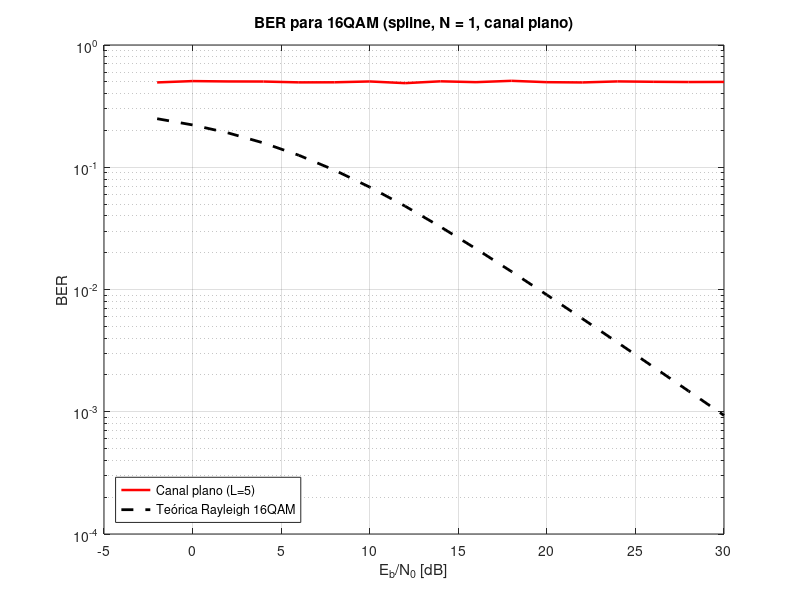
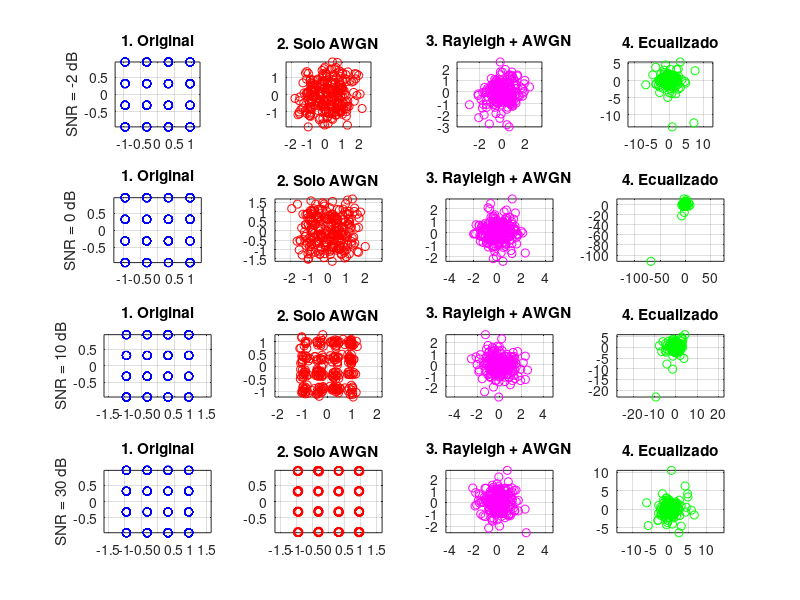

Source code (MATLAB) for these figures, in order: (Note: this script raises an error after producing the figures.)
clc; clear all; close all;

% Distancias entre pilotos a evaluar
N_vals = [1, 4, 9, 19];

for iN = 1:length(N_vals)
    N = N_vals(iN);
    fprintf('\n--- Simulación con piloto cada %d símbolos (N = %d) ---\n', N, N);

    % Parámetros fijos
    num_bits = 1e3;
    k = 4;  % 16-QAM usa 4 bits por símbolo
    num_symbols = num_bits / k;
    EbN0_dB = -2:2:30;
    num_runs = 10;

    % Constelación 16-QAM normalizada
    re_vals = [-3, -1, 1, 3];
    im_vals = [-3, -1, 1, 3];
    [re_grid, im_grid] = meshgrid(re_vals, im_vals);
    mapping = (re_grid(:) + 1j*im_grid(:)) / sqrt(10);
    bit_map = de2bi(0:15, 4, 'left-msb');

    snr_plot_vals = [-2, 0, 10, 30];
    saved_constellations = struct();

    % Canal plano: valores arbitrarios para L, v, fc (no se usarán)
    L_vals = [5];
    v_kmh_vals = [0];
    fc_vals = [2.4e9];

    pilot_sym = mapping(1);

    colors = ['r', 'g', 'b', 'm', 'k', 'c', 'y', 'c'];
    styles = {'-', '--', '-.', ':'};

    figure;
    legend_entries = {};
    plot_idx = 1;

    for iL = 1:length(L_vals)
        for iv = 1:length(v_kmh_vals)
            for ifc = 1:length(fc_vals)
                L = L_vals(iL);
                ber_total = zeros(1, length(EbN0_dB));

                for idx = 1:length(EbN0_dB)
                    EbN0_dB_val = EbN0_dB(idx);
                    EbN0 = 10^(EbN0_dB_val/10);
                    N0 = 1/(2*k*EbN0);

                    for run = 1:num_runs
                        bits = randi([0 1], 1, num_bits);
                        bit_quads = reshape(bits, 4, []).';
                        indices = bi2de(bit_quads, 'left-msb') + 1;
                        data_symbols = mapping(indices).';

                        % Insertar pilotos
                        tx_symbols = [];
                        pilot_pos = [];
                        data_pos = [];
                        i = 1;
                        while i <= num_symbols
                            tx_symbols = [tx_symbols, pilot_sym];
                            pilot_pos = [pilot_pos, length(tx_symbols)];
                            if i+N-1 <= num_symbols
                                tx_symbols = [tx_symbols, data_symbols(i:i+N-1)];
                                data_pos = [data_pos, length(tx_symbols)-N+1 : length(tx_symbols)];
                                i = i + N;
                            else
                                remaining = num_symbols - i + 1;
                                tx_symbols = [tx_symbols, data_symbols(i:end)];
                                data_pos = [data_pos, length(tx_symbols)-remaining+1 : length(tx_symbols)];
                                break;
                            end
                        end

                        len = length(tx_symbols);

                        % Canal Rayleigh plano (independiente por símbolo)
                        H_full = (randn(1,len) + 1j*randn(1,len)) / sqrt(2);
                        H_full(abs(H_full) < 1e-3) = 1e-3;

                        noise = sqrt(N0)*(randn(1,len) + 1j*randn(1,len));
                        y = tx_symbols .* H_full + noise;

                        % Estimación CSI (spline)
                        rx_pilots = y(pilot_pos);
                        csi_est = rx_pilots / pilot_sym;
                        csi_interp_full = interp1(pilot_pos, csi_est, data_pos, 'spline');

                        rx_data = y(data_pos);
                        y_eq = rx_data ./ csi_interp_full;

                        decoded_bits = zeros(num_bits,1);
                        for n = 1:num_symbols
                            distances = abs(y_eq(n) - mapping).^2;
                            [~, idx_min] = min(distances);
                            decoded_bits(4*n-3:4*n) = bit_map(idx_min,:).';
                        end
                        ber_total(idx) = ber_total(idx) + sum(decoded_bits.' ~= bits);

                        should_save = (run == 1) && (iL == 1) && (iv == 1) && (ifc == 1);
                        if should_save && ismember(EbN0_dB_val, snr_plot_vals)
                            if EbN0_dB_val < 0
                                s = sprintf('snr_m%d', abs(EbN0_dB_val));
                            else
                                s = sprintf('snr_%d', EbN0_dB_val);
                            end
                            saved_constellations.(s).tx = data_symbols;
                            saved_constellations.(s).rx_awgn = data_symbols + noise(1:num_symbols);
                            saved_constellations.(s).rx_multipath = rx_data;
                            saved_constellations.(s).rx_eq = y_eq;
                            fprintf('Guardando constelaciones para %s (N = %d)\n', s, N);
                        end
                    end
                end

                ber_avg = ber_total / (num_runs * num_bits);

                style = styles{mod(plot_idx-1,length(styles))+1};
                color = colors(mod(plot_idx-1,length(colors))+1);
                semilogy(EbN0_dB, ber_avg, [color style], 'LineWidth', 1.8); hold on;

                legend_entries{end+1} = sprintf('Canal plano (L=%d)', L);
                plot_idx = plot_idx + 1;
            end
        end
    end

    % Curva teórica para 16-QAM en Rayleigh
    EbN0_lin = 10.^(EbN0_dB/10);
    M = 16;
    k = log2(M);
    gamma = (3/(M-1)) * EbN0_lin;
    Pb_16qam_rayleigh = (4/k) * (1 - 1/sqrt(M)) * 0.5 .* (1 - sqrt(gamma ./ (gamma + 1)));
    semilogy(EbN0_dB, Pb_16qam_rayleigh, 'k--', 'LineWidth', 2);
    legend_entries{end+1} = 'Teórica Rayleigh 16QAM';

    grid on;
    legend(legend_entries, 'Location', 'southwest');
    xlabel('E_b/N_0 [dB]');
    ylabel('BER');
    title(sprintf('BER para 16QAM (spline, N = %d, canal plano)', N));

    %% Constelaciones
    figure;
    snrs = snr_plot_vals;
    titles = {'1. Original', '2. Solo AWGN', '3. Rayleigh + AWGN', '4. Ecualizado'};

    for i = 1:length(snrs)
        if snrs(i) < 0
            s = sprintf('snr_m%d', abs(snrs(i)));
        else
            s = sprintf('snr_%d', snrs(i));
        end

        if isfield(saved_constellations, s)
            data = saved_constellations.(s);

            subplot(4,4,(i-1)*4+1);
            plot(real(data.tx), imag(data.tx), 'bo'); axis equal; grid on;
            title(titles{1});
            ylabel(sprintf('SNR = %d dB', snrs(i)));

            subplot(4,4,(i-1)*4+2);
            plot(real(data.rx_awgn), imag(data.rx_awgn), 'ro'); axis equal; grid on;
            title(titles{2});

            subplot(4,4,(i-1)*4+3);
            plot(real(data.rx_multipath), imag(data.rx_multipath), 'mo'); axis equal; grid on;
            title(titles{3});

            subplot(4,4,(i-1)*4+4);
            plot(real(data.rx_eq), imag(data.rx_eq), 'go'); axis equal; grid on;
            title(titles{4});
        else
            fprintf('Advertencia: no se guardaron constelaciones para SNR = %d dB (N = %d)\n', snrs(i), N);
        end
    end

    sgtitle(sprintf('Constelaciones spline para SNR = -2, 0, 10, 30 dB (N = %d)', N));
end
